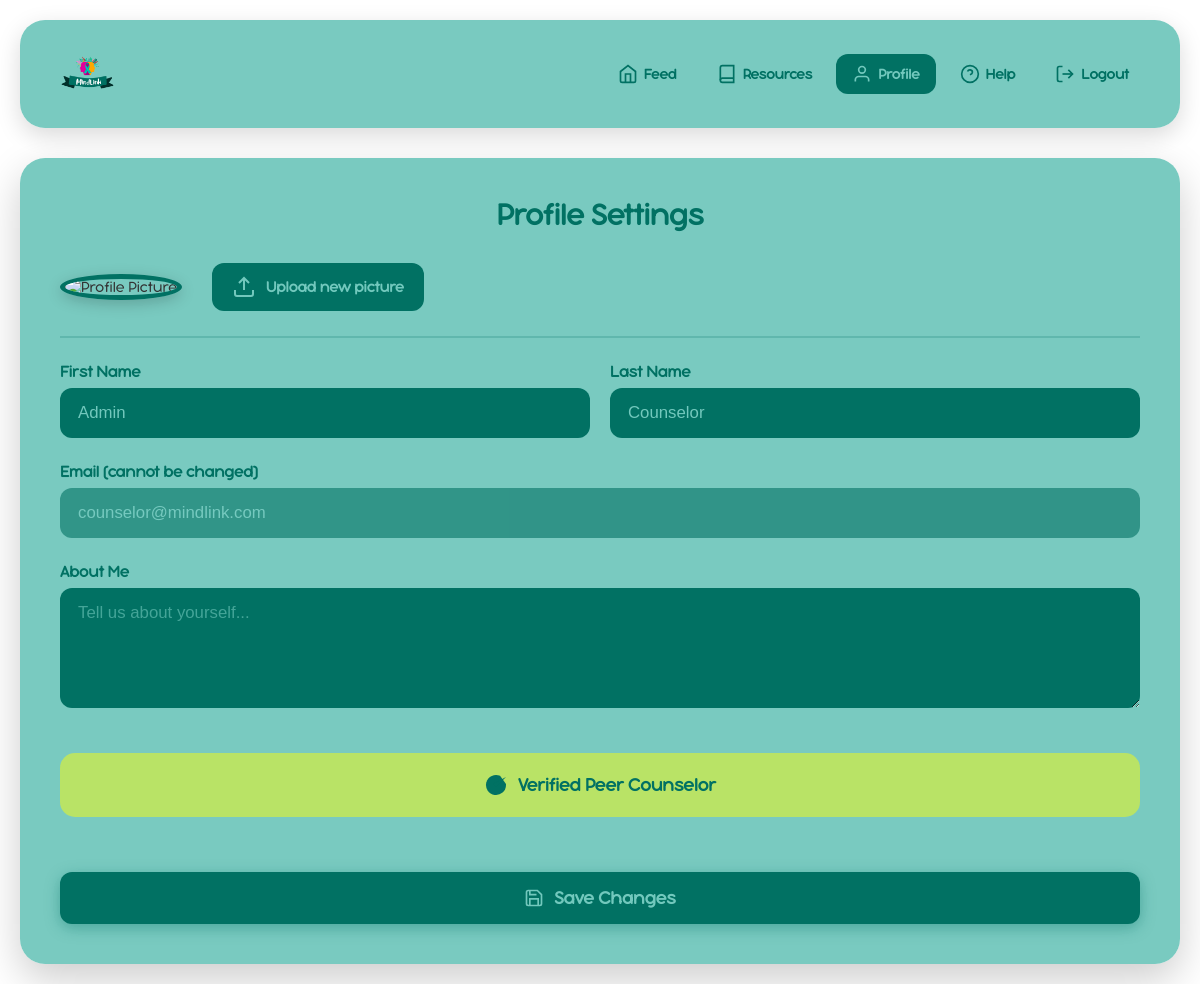
The page /php/profile.php (signed in) on the database its author committed.
### tables this page shows
CREATE TABLE IF NOT EXISTS Users (
    id INT AUTO_INCREMENT PRIMARY KEY,
    first_name VARCHAR(50) NOT NULL,
    last_name VARCHAR(50) NOT NULL,
    email VARCHAR(100) UNIQUE NOT NULL,
    password VARCHAR(255) NOT NULL,
    profile_pic VARCHAR(255) DEFAULT NULL,
    about TEXT,
    is_peer_counselor BOOLEAN DEFAULT FALSE,
    is_counselor_admin BOOLEAN DEFAULT FALSE,
    peer_counselor_id VARCHAR(100) DEFAULT NULL,
    created_at TIMESTAMP DEFAULT CURRENT_TIMESTAMP
);

### php/profile.php (the view, shortened to what this page needs)
<?php
require_once '../config/database.php';
$user_id = $_SESSION['user_id'];
$stmt = $pdo->prepare("SELECT first_name, last_name, email, profile_pic, about, is_peer_counselor, peer_counselor_id FROM Users WHERE id = ?");
$stmt->execute([$user_id]);
$user = $stmt->fetch();
?>
<!DOCTYPE html>
<html lang="en">
<head>
    <link rel="stylesheet" href="../css/profile.css">
</head>
<body>
    <div class="container">
        <header>
            <div class="logo">
                <img src="../images/MindLink.png" alt="MindLink Logo">
            </div>
            <nav>
                <a href="feed.php" class="nav-link">
                    <svg width="20" height="20" viewBox="0 0 24 24" fill="none" stroke="currentColor" stroke-width="2">
                        <path d="M3 9l9-7 9 7v11a2 2 0 0 1-2 2H5a2 2 0 0 1-2-2z"/>
                        <polyline points="9 22 9 12 15 12 15 22"/>
                    </svg>
                    Feed
                </a>
                <a href="resources.php" class="nav-link">
                    <svg width="20" height="20" viewBox="0 0 24 24" fill="none" stroke="currentColor" stroke-width="2">
                        <path d="M4 19.5A2.5 2.5 0 0 1 6.5 17H20"/>
                        <path d="M6.5 2H20v20H6.5A2.5 2.5 0 0 1 4 19.5v-15A2.5 2.5 0 0 1 6.5 2z"/>
                    </svg>
                    Resources
                </a>
                <a href="profile.php" class="nav-link active">
                    <svg width="20" height="20" viewBox="0 0 24 24" fill="none" stroke="currentColor" stroke-width="2">
                        <path d="M20 21v-2a4 4 0 0 0-4-4H8a4 4 0 0 0-4 4v2"/>
                        <circle cx="12" cy="7" r="4"/>
                    </svg>
                    Profile
                </a>
                <a href="help.php" class="nav-link">
                    <svg width="20" height="20" viewBox="0 0 24 24" fill="none" stroke="currentColor" stroke-width="2">
                        <circle cx="12" cy="12" r="10"/>
                        <path d="M9.09 9a3 3 0 0 1 5.83 1c0 2-3 3-3 3"/>
                        <line x1="12" y1="17" x2="12.01" y2="17"/>
                    </svg>
                    Help
                </a>
                <a href="logout.php" class="nav-link">
                    <svg width="20" height="20" viewBox="0 0 24 24" fill="none" stroke="currentColor" stroke-width="2">
                        <path d="M9 21H5a2 2 0 0 1-2-2V5a2 2 0 0 1 2-2h4"/>
                        <polyline points="16 17 21 12 16 7"/>
                        <line x1="21" y1="12" x2="9" y2="12"/>
                    </svg>
                    Logout
                </a>
            </nav>
        </header>
        <main>
            <div class="profile-container">
                <h2>Profile Settings</h2>
                <form method="POST" enctype="multipart/form-data" class="profile-form">
                    <div class="profile-picture-section">
                        <div class="current-picture">
                            <img src="<?php echo $user['profile_pic'] ? '../' . $user['profile_pic'] : '../images/default-profile.png'; ?>" alt="Profile Picture">
                        </div>
                        <div class="upload-picture">
                            <label for="profile_pic">
                                <svg width="24" height="24" viewBox="0 0 24 24" fill="none" stroke="currentColor" stroke-width="2">
                                    <path d="M21 15v4a2 2 0 0 1-2 2H5a2 2 0 0 1-2-2v-4"/>
                                    <polyline points="17 8 12 3 7 8"/>
                                    <line x1="12" y1="3" x2="12" y2="15"/>
                                </svg>
                                Upload new picture
                            </label>
                        </div>
                    </div>
                    <div class="form-row">
                        <div class="form-group">
                            <label for="first_name">First Name</label>
                            <input type="text" name="first_name" id="first_name"
                                   value="<?php echo htmlspecialchars($user['first_name']); ?>" required>
                        </div>
                        <div class="form-group">
                            <label for="last_name">Last Name</label>
                            <input type="text" name="last_name" id="last_name"
                                   value="<?php echo htmlspecialchars($user['last_name']); ?>" required>
                        </div>
                    </div>
                    <div class="form-group">
                        <label for="email">Email (cannot be changed)</label>
                        <input type="email" id="email" value="<?php echo htmlspecialchars($user['email']); ?>" disabled>
                    </div>
                    <div class="form-group">
                        <label for="about">About Me</label>
                        <textarea name="about" id="about" placeholder="Tell us about yourself..."><?php echo htmlspecialchars($user['about']); ?></textarea>
                    </div>
                    <?php if (!$user['is_peer_counselor']): ?>
                        <div class="verification-section">
                            <h3>
                                <svg width="20" height="20" viewBox="0 0 24 24" fill="none" stroke="currentColor" stroke-width="2">
                                    <path d="M22 11.08V12a10 10 0 1 1-5.93-9.14"/>
                                    <polyline points="22 4 12 14.01 9 11.01"/>
                                </svg>
                                Become a Peer Counselor
                            </h3>
                            <p>Verify your identity to share mental wellness resources with the community</p>
                            <div class="form-group">
                                <label for="counselor_id">Peer Counselor ID</label>
                                <input type="text" name="counselor_id" id="counselor_id" placeholder="Enter your counselor ID">
                            </div>
                            <div class="form-row">
                                <div class="form-group">
                                    <label for="verify_first_name">First Name (as registered)</label>
                                    <input type="text" name="verify_first_name" id="verify_first_name" placeholder="First name">
                                </div>
                                <div class="form-group">
                                    <label for="verify_last_name">Last Name (as registered)</label>
                                    <input type="text" name="verify_last_name" id="verify_last_name" placeholder="Last name">
                                </div>
                            </div>
                            <input type="hidden" name="verify_counselor" value="1">
                        </div>
                    <?php else: ?>
                        <div class="counselor-badge">
                            <svg width="24" height="24" viewBox="0 0 24 24" fill="currentColor">
                                <path d="M22 11.08V12a10 10 0 1 1-5.93-9.14"/>
                                <polyline points="22 4 12 14.01 9 11.01"/>
                            </svg>
                            Verified Peer Counselor
                        </div>
                    <?php endif; ?>
                    <button type="submit" class="update-button">
                        <svg width="20" height="20" viewBox="0 0 24 24" fill="none" stroke="currentColor" stroke-width="2">
                            <path d="M19 21H5a2 2 0 0 1-2-2V5a2 2 0 0 1 2-2h11l5 5v11a2 2 0 0 1-2 2z"/>
                            <polyline points="17 21 17 13 7 13 7 21"/>
                            <polyline points="7 3 7 8 15 8"/>
                        </svg>
                        Save Changes
                    </button>
                </form>
            </div>
        </main>
    </div>
</body>
</html>

### css/profile.css (style rules this page uses)
* { box-sizing: border-box; }
body { background-image: url('../images/bg-3.jpg'); font-family: "Bubblebody Neue", Arial, sans-serif; background-repeat: no-repeat; background-size: cover; background-attachment: fixed; margin: 0; padding: 0; color: #333; min-height: 100vh; }
.container { max-width: 1200px; margin: 0 auto; padding: 20px; }
header { display: flex; justify-content: space-between; align-items: center; background: rgba(114, 200, 189, 0.95); padding: 20px 35px; border-radius: 25px; margin-bottom: 30px; box-shadow: 0 8px 25px rgba(0,0,0,0.15); }
.logo img { height: 65px; }
nav { display: flex; gap: 8px; }
.nav-link { color: #017163; text-decoration: none; font-weight: 600; padding: 10px 16px; border-radius: 12px; transition: all 0.3s ease; display: flex; align-items: center; gap: 6px; font-size: 0.95em; font-family: "Bubblebody Neue", Arial, sans-serif; }
.nav-link.active { background-color: #017163; color: #72c8bd; }
.profile-container { background: rgba(114, 200, 189, 0.95); border-radius: 25px; padding: 40px; box-shadow: 0 15px 40px rgba(0,0,0,0.2); }
.profile-container h2 { margin: 0 0 30px 0; color: #017163; text-align: center; font-size: 2em; font-family: "Bubblebody Neue", Arial, sans-serif; }
.profile-form { display: flex; flex-direction: column; gap: 25px; }
.profile-picture-section { display: flex; align-items: center; gap: 30px; padding-bottom: 25px; border-bottom: 2px solid rgba(1, 113, 99, 0.2); }
.current-picture img { width: 150px; height: 150px; border-radius: 50%; object-fit: cover; border: 5px solid #017163; box-shadow: 0 4px 15px rgba(0,0,0,0.2); }
.upload-picture { flex: 1; }
.upload-picture label { display: inline-flex; align-items: center; gap: 10px; background-color: #017163; color: #72c8bd; padding: 12px 20px; border-radius: 12px; cursor: pointer; font-weight: 600; transition: all 0.3s ease; font-family: "Bubblebody Neue", Arial, sans-serif; }
.form-row { display: grid; grid-template-columns: 1fr 1fr; gap: 20px; }
.form-group { display: flex; flex-direction: column; gap: 8px; }
.form-group label { color: #017163; font-weight: 600; font-size: 1.05em; font-family: "Bubblebody Neue", Arial, sans-serif; }
.form-group input, .form-group textarea { background-color: #017163; border: none; border-radius: 12px; padding: 15px 18px; color: #72c8bd; font-family: Arial, sans-serif; font-size: 1.05em; transition: all 0.3s ease; }
.form-group input:disabled { opacity: 0.6; cursor: not-allowed; }
.form-group textarea { min-height: 120px; resize: vertical; }
.form-group input::placeholder, .form-group textarea::placeholder { color: rgba(114, 200, 189, 0.6); font-family: Arial, sans-serif; }
.counselor-badge { background-color: #b9e366; color: #017163; padding: 20px 25px; border-radius: 15px; font-weight: 700; text-align: center; font-size: 1.2em; display: flex; align-items: center; justify-content: center; gap: 10px; margin: 20px 0; font-family: "Bubblebody Neue", Arial, sans-serif; }
.update-button { background-color: #017163; color: #72c8bd; border: none; padding: 16px 30px; border-radius: 12px; cursor: pointer; font-family: "Bubblebody Neue", Arial, sans-serif; font-size: 1.2em; font-weight: 600; transition: all 0.3s ease; margin-top: 10px; display: flex; align-items: center; justify-content: center; gap: 10px; box-shadow: 0 4px 15px rgba(1, 113, 99, 0.4); }

### rows shown on the page
users: first_name "Admin", last_name "Counselor", email "counselor@mindlink.com"
